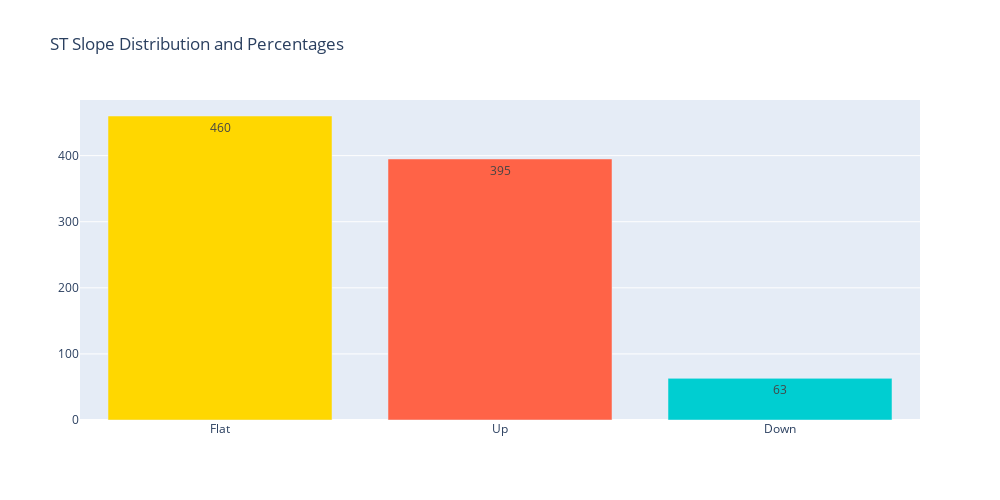

Notebook code for this chart:
### Code cell
# Data
slope_label = ['Up', 'Flat', 'Down']
slope_color = ["#ffd700", "#ff6347", "#00ced1"]

# Count plot
fig = go.Figure()

# Bar chart
fig.add_trace(go.Bar(
    x=df['ST_Slope'].value_counts().index,
    y=df['ST_Slope'].value_counts().values,
    marker_color=slope_color,
    text=df['ST_Slope'].value_counts().values,
    textposition='auto',
    showlegend=False,
    name='Distribusi dari ST Slope'
))

# Update layout
fig.update_layout(
    title_text="ST Slope Distribution and Percentages ",
    width=1000,
    height=500,
)

# Show figure
fig.show()

### Figure 1 — Plotly figure (JSON) as saved in the notebook; plotly's stock layout.template omitted (floating-point values rounded to 4 significant figures)
{"data": [{"marker": {"color": ["#ffd700", "#ff6347", "#00ced1"]}, "name": "Distribusi dari ST Slope", "showlegend": false, "text": [460, 395, 63], "textposition": "auto", "type": "bar", "x": ["Flat", "Up", "Down"], "y": [460, 395, 63]}], "layout": {"height": 500, "title": {"text": "ST Slope Distribution and Percentages "}, "width": 1000}}
